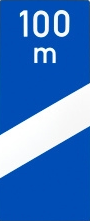
//> input picture TP_CV1/classified_images/1.png, 90 x 222 px; its folder holds only this picture in this run
$ ./main2   (built with g++ and OpenCV 4)
//> lines starting //> are read from the running program, lines starting //| are printed output that depends on the picture
### TP_CV1/testColour.h
#ifndef TEST_COLOUR
#define TEST_COLOUR

#include <opencv2/core/core.hpp>
#include <opencv2/imgproc.hpp>
#include <opencv2/highgui/highgui.hpp>
#include <opencv2/video.hpp>
#include <opencv2/calib3d.hpp>
#include <iostream>

cv::Scalar dominantColour(cv::Mat& img);

bool compareColour(const cv::Scalar& col1, const cv::Scalar& col2, float precision = 0.2f);

#endif

### TP_CV1/Includes.h
#ifndef ALL_INCLUDES_VISION
#define ALL_INCLUDES_VISION

#include <opencv2/core/core.hpp>
#include <opencv2/imgproc.hpp>
#include <opencv2/highgui/highgui.hpp>
#include <opencv2/video.hpp>
#include <opencv2/calib3d.hpp>
#include <iostream>

enum SHAPE {
	SQUARE,
	TRIANGLE,
	CIRCLE
};

void updateMinH(int v, void* val);
void updateMaxH(int v, void* val);

void updateMinS(int v, void* val);
void updateMaxS(int v, void* val);

void updateMinV(int v, void* val);
void updateMaxV(int v, void* val);

void updateNBImage(int v, void* val);


//return the string corresponding to the correct folder
std::string getImagePrefix(int nbImage);

void getContoursAndMasks(const cv::Mat* contoursImage, const cv::Mat* baseImage, std::vector<cv::Mat>* masks, std::vector<cv::Mat>* signs, std::vector<SHAPE>& shapes);

void initKnownDescriptors(std::string& prefix, cv::Ptr<cv::FeatureDetector> featureDetector, cv::Ptr<cv::DescriptorExtractor> descriptorExtractor, std::vector<cv::Mat>& knownDescriptors, std::vector<cv::Mat>& signs, cv::Mat& globalImage, std::vector<int>& sizes);

void getDescriptorAndDrawKeypoints(cv::Ptr<cv::FeatureDetector> featureDetector, cv::Ptr<cv::DescriptorExtractor> descriptorExtractor, std::vector<cv::Mat>& descriptors, cv::Mat image, std::vector<cv::Mat> masks);

#endif

### TP_CV1/main2.cpp
#include "Includes.h"
#include "testColour.h"

using namespace cv;
using namespace std;
bool manual = false;
int minH, maxH = 255, minS, maxS = 255, minV, maxV = 255, nb_img = 0, i;
vector<Point> triangle;
Point2f cCenter;
Point2f points[4];
float cRadius, area, size;
vector<vector<Point>> contours;
RotatedRect rect;


const Scalar white(255, 255, 255);
const Scalar black(0, 0, 0);
const Scalar green(0, 255, 0);
const Scalar red(0, 0, 255);
const Scalar blue(255, 0, 0);

const Scalar colors[] = {
	Scalar(0, 147, 30), Scalar(5, 230, 50),
	Scalar(0, 0, 78), Scalar(25, 107, 85),
	Scalar(12, 172, 35), Scalar(21, 200, 61),
	Scalar(92, 0, 175), Scalar(100, 255, 255),
	Scalar(94, 0, 74), Scalar(109, 109, 255),
	Scalar(94, 63, 59), Scalar(109, 100, 66),
	Scalar(96, 65, 67), Scalar(106, 108, 89),
	Scalar(101, 75, 59), Scalar(111, 100, 69),
	Scalar(105, 181, 50), Scalar(115, 245, 214),
	Scalar(107, 89, 32), Scalar(110, 156, 44),
	Scalar(108, 198, 171), Scalar(117, 239, 231),
	Scalar(160, 86, 55), Scalar(184, 195, 93),
	Scalar(120, 27, 44), Scalar(125, 31, 48),
	Scalar(158, 88, 55), Scalar(184, 202, 93),
	Scalar(163, 158, 0), Scalar(180, 205, 28),
	Scalar(171, 82, 0), Scalar(197, 255, 47),
	Scalar(104, 131, 0), Scalar(115, 255, 50)
};

Rect maskRect;

// [25 lines left out: function trainClassifiedImages, not called in this run]

int main4(int argc, char* argv[])
{
	Mat mask, maskBGR, result, globalImage, cleanGlobalImage;
	Mat image1, hsv, h, s, v, tmp, tmp2, canny_output, descriptor;
	Mat hC[3], sC[3], vC[3];
	vector<Mat> masks, knownDescriptors, descriptors, signs, knownSigns;
	vector<SHAPE> shapes;
	SHAPE samples_shape[18] = { SQUARE, SQUARE, SQUARE, SQUARE, SQUARE, TRIANGLE, SQUARE, SQUARE, CIRCLE, CIRCLE, SQUARE, SQUARE, SQUARE, SQUARE, SQUARE, SQUARE, SQUARE, SQUARE };
	Ptr<FeatureDetector> featureDetector = BRISK::create(10, 3, 0.5f);
	//Ptr<FeatureDetector> featureDetector = FastFeatureDetector::create(5);
	Ptr<DescriptorExtractor> descriptorExtractor = featureDetector;
	Ptr<DescriptorMatcher> matcher = new FlannBasedMatcher(new cv::flann::LshIndexParams(5, 24, 2));
	vector<KeyPoint> keypoints;
	vector<DMatch> matches;
	vector<int> sizes;
	int resultsSize = 0;
	std::string prefix("");
	if (argc > 1)
		prefix = std::string(argv[1]);

	initKnownDescriptors(prefix, featureDetector, descriptorExtractor, knownDescriptors, knownSigns, globalImage, sizes);
	globalImage.copyTo(cleanGlobalImage);
	for (int i = 1; i < 19; i++)
		trainClassifiedImages(prefix, i, featureDetector, descriptorExtractor, matcher);
	cout << "Begin train" << endl;
	for (int i = 1; i < 1000000000; i++)
		matcher->train();
	cout << "End train" << endl;

	image1 = cv::imread(prefix + std::string("images/0000000000.png"), CV_LOAD_IMAGE_COLOR);
	cv::imshow("Color", image1);
	cv::createTrackbar("nb_img", "Color", 0, 836, updateNBImage);
	while (nb_img < 837)
	{
			keypoints.clear();
			masks.clear();
			signs.clear();
			descriptors.clear();
			descriptor = Mat();
			shapes.clear();

			image1 = cv::imread(prefix + getImagePrefix(nb_img) + std::to_string(nb_img) + std::string(".png"), CV_LOAD_IMAGE_COLOR);
			cvtColor(image1, hsv, CV_BGR2HSV);
			inRange(hsv, colors[0], colors[1], tmp);
			for (i = 2; i < 34; i += 2)
			{
				inRange(hsv, colors[i], colors[i + 1], tmp2);
				max(tmp, tmp2, tmp);
			}
			getContoursAndMasks(&tmp, &image1, &masks, &signs, shapes);
			blur(tmp, tmp, Size(5, 5));
			getContoursAndMasks(&tmp, &image1, &masks, &signs, shapes);

			getDescriptorAndDrawKeypoints(featureDetector, descriptorExtractor, descriptors, image1, masks);


			/***************************** FIND BEST *****************************/
			int best, bestScore = 0;
			cv::imshow("Color", image1);
			for (int i = 0; i < resultsSize; i++)
			{
				cvDestroyWindow(("Result " + std::to_string(i)).c_str());
				cvDestroyWindow(("Sign " + std::to_string(i)).c_str());
			}
			resultsSize = descriptors.size();
			if (!descriptors.empty() && !knownDescriptors.empty()) {
				for (int sign_in_image = 0; sign_in_image < resultsSize; sign_in_image++)
				{
					bestScore = 0, best = -1;
					for (int sample_id = 0; sample_id < knownDescriptors.size(); sample_id++)
					{
						if ((shapes[sign_in_image] == samples_shape[sample_id]))
						{
							matcher->match(descriptors[sign_in_image], knownDescriptors[sample_id], matches);
							int score = 0;
							for (int m = 0; m < matches.size(); m++)
							{
								if (matches[m].distance < 100.0)
									score++;
							}
							if (score > bestScore)
							{
								bestScore = score;
								best = sample_id + 1;
							}
						}
					}
					if (best != -1 && bestScore > 10)
					{
						circle(globalImage, Point(sizes[best - 1], 10), 10, red, CV_FILLED);
						//test de la couleur
						result = knownSigns[best - 1];
						auto dominantClassified = dominantColour(result);
						auto dominantSign = dominantColour(signs[sign_in_image]);
						if (compareColour(dominantClassified, dominantSign, 0.5))
						{
							/*putText(result, std::to_string(bestScore) + "-" + std::to_string(matches.size()), Point(0, 30), FONT_HERSHEY_PLAIN, 1.0, green);
							cv::imshow("Result " + std::to_string(sign_in_image), result);
							cv::imshow("Sign " + std::to_string(sign_in_image), signs[sign_in_image]);*/
							circle(globalImage, Point(sizes[best - 1], 10), 10, green, CV_FILLED);
						}
					}
				}
			}
			imshow("Global", globalImage);
		// [42 lines of commented-out code are left out]


		waitKey(1);
		nb_img++;
		cleanGlobalImage.copyTo(globalImage);
	}
	cv::waitKey();
	std::cout << "end" << std::endl;
	return 0;
}

// [117 lines of commented-out code are left out]

int main(int argc, char* argv[])
{
	/*if (argc > 1)
		if (strcmp(argv[1], "colors") == 0)
			return main2(argc, argv);*/
	return main4(argc, argv);
}

// [117 lines left out: functions updateMinH, updateMaxH, updateMinS, updateMaxS, updateMinV, updateMaxV and 3 more, not called in this run]

void initKnownDescriptors(string& prefix, Ptr<FeatureDetector> featureDetector, Ptr<DescriptorExtractor> descriptorExtractor, vector<Mat>& knownDescriptors, vector<Mat>& signs, Mat& globalImage, vector<int>& sizes)
{
	int lastSize = 0;
	Mat image, descriptor, tmp;
	vector<KeyPoint> keypoints;
	for (int nb_img = 1; nb_img < 19; nb_img++)
	{
		image = cv::imread(prefix + "classified_images/" + std::to_string(nb_img) + std::string(".png"), CV_LOAD_IMAGE_COLOR);
//> image is the input picture: 222 rows x 90 cols, CV_8UC3; mean B, G, R 196.1, 118.2, 59.6
		tmp = cv::imread(prefix + "classified_images/show/" + std::to_string(nb_img) + std::string(".png"), CV_LOAD_IMAGE_COLOR);
		sizes.push_back(tmp.cols / 2 + lastSize);
//> sizes = [45]
		lastSize += tmp.cols;
//> lastSize = 90
		signs.push_back(tmp);
		featureDetector->detect(image, keypoints, noArray());
//> keypoints = 68 keypoints; strongest (x, y, size): (20, 14, 13.7), (25, 34, 15.6), (25, 33, 28.3), (53, 61, 14.2)
		descriptorExtractor->compute(image, keypoints, descriptor);
		knownDescriptors.push_back(descriptor);
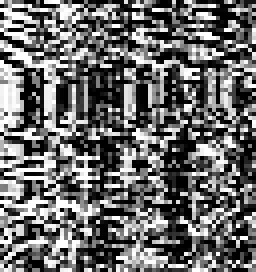
//> knownDescriptors[0]: 68 rows x 64 cols, CV_8UC1 (shown 4 times larger); min 0, max 255, mean 107.3
		//drawKeypoints(image, keypoints, image);
		//cv::imshow("Example " + std::to_string(nb_img), image);
		waitKey(1);
	}
//> (the run ends here: the program stops with an error, at `hconcat(signs, globalImage);`)
